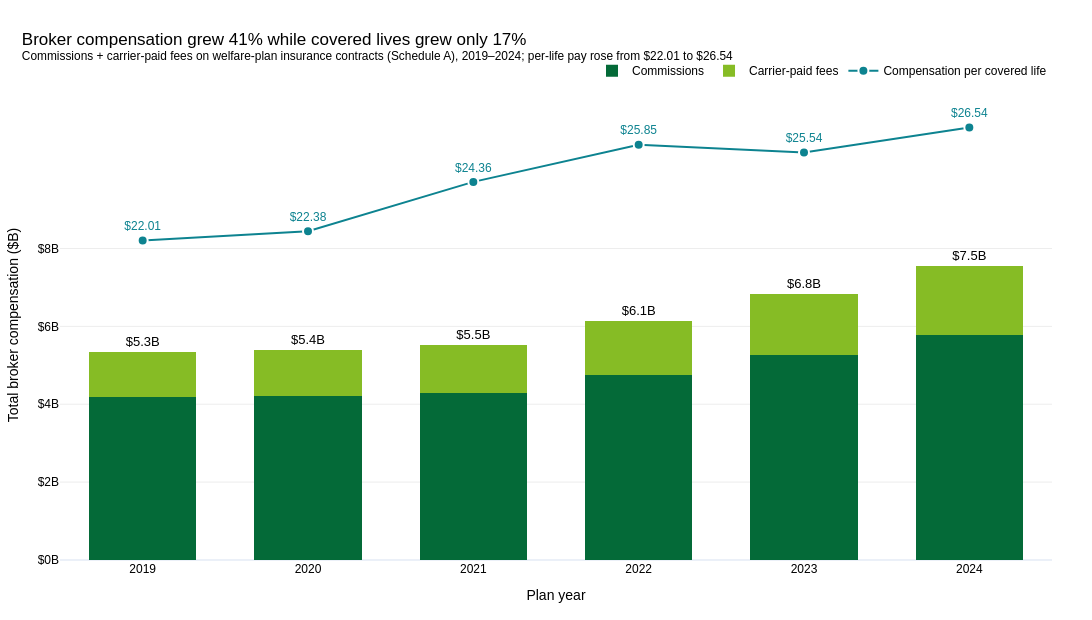

Here is the notebook cell this chart was saved with:
### Markdown cell above
## 1. Is the broker compensation pool growing faster than the lives it covers?

### Code cell
market = contracts.groupby("FORM_YEAR", as_index=False).agg(
    commissions=("commissions", "sum"),
    fees=("fees", "sum"),
    lives=("lives", "sum"),
)
market["compensation"] = market["commissions"] + market["fees"]
market["comp_per_life"] = market["compensation"] / market["lives"]

first, last = market.iloc[0], market.iloc[-1]
comp_growth = growth(last["compensation"], first["compensation"])
lives_growth = growth(last["lives"], first["lives"])

fig = go.Figure()
fig.add_trace(
    go.Bar(
        x=market["FORM_YEAR"],
        y=market["commissions"] / 1e9,
        name="Commissions",
        marker_color=PALETTE[2],
        hovertemplate="%{x}<br>Commissions $%{y:.2f}B<extra></extra>",
    )
)
fig.add_trace(
    go.Bar(
        x=market["FORM_YEAR"],
        y=market["fees"] / 1e9,
        name="Carrier-paid fees",
        marker_color=PALETTE[0],
        text=[money(v) for v in market["compensation"]],
        textposition="outside",
        textfont=dict(size=13, color=BLACK),
        hovertemplate="%{x}<br>Fees $%{y:.2f}B<extra></extra>",
    )
)
fig.add_trace(
    go.Scatter(
        x=market["FORM_YEAR"],
        y=market["comp_per_life"],
        name="Compensation per covered life",
        yaxis="y2",
        mode="lines+markers+text",
        line=dict(color=ACCENT, width=3),
        marker=dict(size=10, color=ACCENT, line=dict(color="white", width=2)),
        text=[f"{USD}{v:.2f}" for v in market["comp_per_life"]],
        textposition="top center",
        textfont=dict(color=ACCENT, size=12),
        hovertemplate="%{x}<br>$%{y:.2f} per covered life<extra></extra>",
    )
)

base_theme(
    fig,
    f"Broker compensation grew {comp_growth:.0f}% while covered lives grew only {lives_growth:.0f}%",
    f"Commissions + carrier-paid fees on welfare-plan insurance contracts (Schedule A), {FIRST}–{LAST}; "
    f"per-life pay rose from {USD}{first['comp_per_life']:.2f} to {USD}{last['comp_per_life']:.2f}",
    height=620,
)
lo, hi = market["comp_per_life"].min(), market["comp_per_life"].max()
y2_span = (hi - lo) / 0.24

fig.update_layout(
    width=FIG_WIDTH,
    barmode="stack",
    bargap=0.35,
    legend=dict(traceorder="normal"),
    yaxis=dict(
        title="Total broker compensation ($B)",
        range=[0, market["compensation"].max() / 1e9 * 1.6],
        tickvals=list(
            range(0, int(np.ceil(market["compensation"].max() / 2e9) * 2) + 1, 2)
        ),
        ticktext=[
            f"{USD}{v}B"
            for v in range(
                0, int(np.ceil(market["compensation"].max() / 2e9) * 2) + 1, 2
            )
        ],
        showgrid=True,
        gridcolor="#EDEDED",
    ),
    yaxis2=dict(
        overlaying="y",
        side="right",
        range=[lo - 0.68 * y2_span, lo + 0.32 * y2_span],
        showgrid=False,
        showticklabels=False,
        zeroline=False,
    ),
    xaxis=dict(title="Plan year", dtick=1),
)
save_figure(fig, "01-compensation-pool-vs-lives", ANALYSIS_PATH)
fig.show()

### Figure 1 — Plotly figure (JSON) as saved in the notebook; plotly's stock layout.template omitted (floating-point values rounded to 4 significant figures)
{"data": [{"hovertemplate": "%{x}<br>Commissions $%{y:.2f}B<extra></extra>", "marker": {"color": "#046A38", "line": {"width": 0}}, "name": "Commissions", "type": "bar", "x": [2019, 2020, 2021, 2022, 2023, 2024], "y": [4.195, 4.216, 4.28, 4.759, 5.273, 5.775]}, {"hovertemplate": "%{x}<br>Fees $%{y:.2f}B<extra></extra>", "marker": {"color": "#86BC25", "line": {"width": 0}}, "name": "Carrier-paid fees", "text": ["&#36;5.3B", "&#36;5.4B", "&#36;5.5B", "&#36;6.1B", "&#36;6.8B", "&#36;7.5B"], "textfont": {"color": "#000000", "size": 13}, "textposition": "outside", "type": "bar", "x": [2019, 2020, 2021, 2022, 2023, 2024], "y": [1.155, 1.184, 1.243, 1.383, 1.567, 1.768]}, {"hovertemplate": "%{x}<br>$%{y:.2f} per covered life<extra></extra>", "line": {"color": "#0D8390", "width": 2}, "marker": {"color": "#0D8390", "line": {"color": "white", "width": 2}, "size": 10}, "mode": "lines+markers+text", "name": "Compensation per covered life", "text": ["&#36;22.01", "&#36;22.38", "&#36;24.36", "&#36;25.85", "&#36;25.54", "&#36;26.54"], "textfont": {"color": "#0D8390", "size": 12}, "textposition": "top center", "type": "scatter", "x": [2019, 2020, 2021, 2022, 2023, 2024], "y": [22.01, 22.38, 24.36, 25.85, 25.54, 26.54], "yaxis": "y2"}], "layout": {"bargap": 0.35, "barmode": "stack", "colorway": ["#86BC25", "#43B02A", "#046A38"], "font": {"color": "#000000", "family": "Arial, sans-serif"}, "height": 620, "hoverlabel": {"bgcolor": "white", "font": {"color": "#000000"}}, "legend": {"font": {"color": "#000000"}, "orientation": "h", "traceorder": "normal", "x": 1, "xanchor": "right", "y": 1.01, "yanchor": "bottom"}, "margin": {"b": 60, "l": 60, "r": 40, "t": 90}, "paper_bgcolor": "white", "plot_bgcolor": "white", "title": {"font": {"color": "#000000", "family": "Arial, sans-serif"}, "text": "Broker compensation grew 41% while covered lives grew only 17%<br><sup>Commissions + carrier-paid fees on welfare-plan insurance contracts (Schedule A), 2019–2024; per-life pay rose from &#36;22.01 to &#36;26.54</sup>", "x": 0.02, "xanchor": "left"}, "width": 1100, "xaxis": {"dtick": 1, "tickfont": {"color": "#000000"}, "title": {"text": "Plan year"}}, "yaxis": {"gridcolor": "#EDEDED", "range": [0, 12.07], "showgrid": true, "tickfont": {"color": "#000000"}, "ticktext": ["&#36;0B", "&#36;2B", "&#36;4B", "&#36;6B", "&#36;8B"], "tickvals": [0, 2, 4, 6, 8], "title": {"text": "Total broker compensation ($B)"}}, "yaxis2": {"overlaying": "y", "range": [9.186, 28.05], "showgrid": false, "showticklabels": false, "side": "right", "zeroline": false}}}
